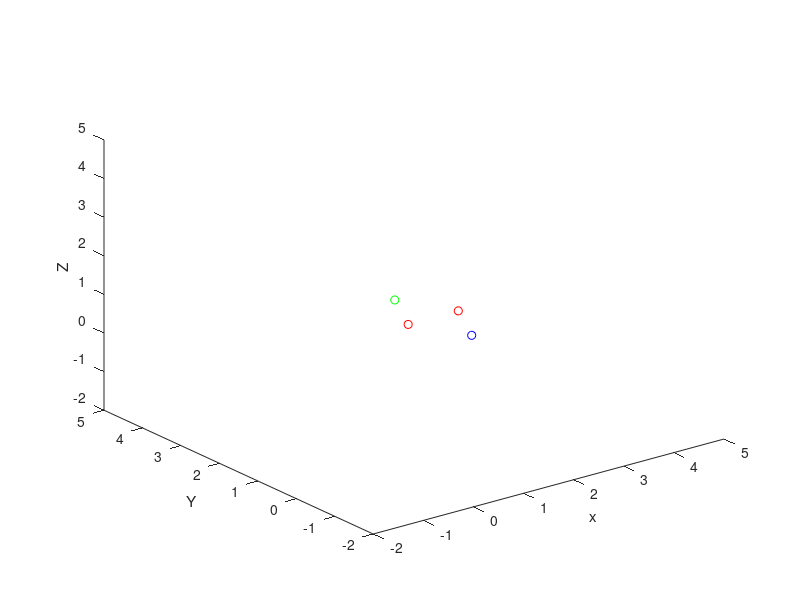

Here is the MATLAB script that generated this plot:
clear all;

% Creating four points emulating marker oriented above the plane
point1 = [1 1 1];
point2 = [2 1 1];
point3 = [1.5 2 1];
point4 = [1.5 0 1];
% point4 = [1 2 0];

% Creating four points emulating marker oriented below the plane
% point1 = [1 1 2];
% point2 = [2 1 3];
% point3 = [2 2 1];
% point4 = [1 2 0]; 

% Plotting 4 points
% figure;
plot3(point1(1),point1(2),point1(3),'or');
hold on;
plot3(point2(1),point2(2),point2(3),'or');
plot3(point3(1),point3(2),point3(3),'og');
plot3(point4(1),point4(2),point4(3),'ob');

xlabel(' x ');
ylabel(' Y ');
zlabel(' Z ');
xlim([-2 5])
ylim([-2 5])
zlim([-2 5])

% pause(8)
% run_transform = true;
% 
% if run_transform
%     % orienting the point 4 in same plane as other 3 points
% 
%     % Plane 1 = 1,2,3
%     % Creating vector between points 1 and 2
%     vec12 = point2 - point1;
%     vec12_p = [point1; point1+vec12];
%     vec12_UV = vec12./vecnorm(vec12);
%     plot3(vec12_p(:,1),vec12_p(:,2),vec12_p(:,3),'c', 'LineWidth',0.5);
% 
%     % Creating vector between points 1 and 3
%     vec13 = point3 - point1;
%     vec13_p = [point1; point1+vec13];
%     vec13_UV = vec13./vecnorm(vec13);
%     plot3(vec13_p(:,1),vec13_p(:,2),vec13_p(:,3),'c', 'LineWidth',0.5);
% 
%     % Creating vector between points 2 and 3
%     vec23 = point3 - point2;
%     vec23_p = [point2; point2+vec23];
%     vec23_UV = vec23./vecnorm(vec23);
%     plot3(vec23_p(:,1),vec23_p(:,2),vec23_p(:,3),'c', 'LineWidth',0.5);
% 
% 
%     % Plane 2 = 1,2,4
% 
%     % Creating vector between points 1 and 4
%     vec14 = point4 - point1;
%     vec14_p = [point1; point1+vec14];
%     vec14_UV = vec14./vecnorm(vec14);
%     plot3(vec14_p(:,1),vec14_p(:,2),vec14_p(:,3),'m', 'LineWidth',0.5);
% 
% 
%     % computing new axis perpendicular to the elevated plane
%     ih2 = cross(vec12_UV, vec14_UV);
%     ih2_UV = ih2./vecnorm(ih2);
%     vec1i2_p = [point1; point1+ih2];
%     plot3(vec1i2_p(:,1),vec1i2_p(:,2),vec1i2_p(:,3),'m', 'LineWidth',0.5)
%     
%      % computing new axis perpendicular to the desired plane
%     ih = cross(vec12_UV, vec13_UV);
%     ih_UV = ih./vecnorm(ih);
%     vec1i_p = [point1; point1+ih];
%     plot3(vec1i_p(:,1),vec1i_p(:,2),vec1i_p(:,3),'c', 'LineWidth',0.5)
% 
%     % Creating vector between points 2 and 4
%     vec24 = point4 - point2;
%     vec24_p = [point2; point2+vec24];
%     vec24_UV = vec24./vecnorm(vec24);
%     plot3(vec24_p(:,1),vec24_p(:,2),vec24_p(:,3),'m', 'LineWidth',0.5);
% 
%     title('Rotating plane[magenta] to align with[cyan]')
%     pause(8)
% 
%     % Computing the required angle of rotation 
%     % theta = dot(ih2, vec12_UV);
%     % theta = radtodeg(theta);
% 
%     % angle between 
%     angle3 = atan2(norm(cross(vec14_UV,vec23_UV)), dot(vec14_UV,vec23_UV));
% 
%     angle = atan2(norm(cross(ih2_UV,vec12_UV)), dot(ih2_UV,vec12_UV));
% 
%     angle2 = atan2(norm(cross(ih2_UV,ih_UV)), dot(ih2_UV,ih_UV));
% 
%     % Plotting point after rotating it by angle 
%     angle_deg = rad2deg(angle)
%     theta =  -1 * angle;
% 
%     R_X = [1 0 0; 0 cos(theta) -sin(theta); 0 sin(theta) cos(theta)];
%     R_Y = [cos(theta) 0 sin(theta) ; 0 1 0; -sin(theta) 0 cos(theta)];
%     R_Z = [cos(theta) -sin(theta) 0; sin(theta) cos(theta) 0; 0 0 1];
%     %Post Mul
% %     R_XY = [cos(theta) 0 sin(theta); sin(theta)^2 cos(theta) -sin(theta)*cos(theta); cos(theta)*sin(theta) sin(theta) cos(theta)^2];
%     %Pre Mul
%     R_XY = [cos(theta) sin(theta)^2 cos(theta)*sin(theta);  0 cos(theta) -sin(theta);  -sin(theta) cos(theta)*sin(theta) cos(theta)^2];
%     
%     % Custom rotation matrix allowing rotation only around Y co-ordinate 
%     R_only_Y = [1 0 0 ; 0 1 0; -sin(theta) 0 cos(theta)];
%     
%     point4_n = R_Y * point4';
%     % point4_new = point4+point4_n';
%     plot3(point4_n(1),point4_n(2),point4_n(3),'ok');
%     
%     % Cheating code
%     plot3(point4(1),point4(2),point4_n(3),'ok');
%     
%     % Custom Rotation marix
%     point4_n_custom = R_only_Y * point4';
%     plot3(point4_n_custom(1),point4_n_custom(2),point4_n_custom(3),'ok');
%     
%     pt = [point4(1),point4(2),point4_n(3)]
%     vec_np = pt - point1;
%     vec_np = [point1; point1+vec_np];
%     vec_np_UV = vec_np./vecnorm(vec_np);
%     plot3(vec_np(:,1),vec_np(:,2),vec_np(:,3),'m', 'LineWidth',0.5);
%     
% 
%     % ********* Plotting point after rotating it by angle3*************
%     angle3_deg = rad2deg(angle3)
%     theta =  -1 * angle3;
% 
%     R_X = [1 0 0; 0 cos(theta) -sin(theta); 0 sin(theta) cos(theta)];
%     R_Y = [cos(theta) 0 sin(theta) ; 0 1 0; -sin(theta) 0 cos(theta)];
%     R_Z = [cos(theta) -sin(theta) 0; sin(theta) cos(theta) 0; 0 0 1];
%     %Post Mul
% %     R_XY = [cos(theta) 0 sin(theta); sin(theta)^2 cos(theta) -sin(theta)*cos(theta); cos(theta)*sin(theta) sin(theta) cos(theta)^2];
%     %Pre Mul
%     R_XY = [cos(theta) sin(theta)^2 cos(theta)*sin(theta);  0 cos(theta) -sin(theta);  -sin(theta) cos(theta)*sin(theta) cos(theta)^2];
%      
%     point43_n = R_Y * point4';
%     % point43_new = point4+point43_n';
%     plot3(point43_n(1),point43_n(2),point43_n(3),'og');
%     
%     % Cheating code
%     plot3(point4(1),point4(2),point43_n(3),'oc');
% 
%     % **********Plotting point after rotating it by angle2*****************
%     angle2_deg = rad2deg(angle2)
%     theta =  -1 * angle2;
% 
%     R_X = [1 0 0; 0 cos(theta) -sin(theta); 0 sin(theta) cos(theta)];
%     R_Y = [cos(theta) 0 sin(theta) ; 0 1 0; -sin(theta) 0 cos(theta)];
%     R_Z = [cos(theta) -sin(theta) 0; sin(theta) cos(theta) 0; 0 0 1];
%     %Post Mul
% %     R_XY = [cos(theta) 0 sin(theta); sin(theta)^2 cos(theta) -sin(theta)*cos(theta); cos(theta)*sin(theta) sin(theta) cos(theta)^2];
%     %Pre Mul
%     R_XY = [cos(theta) sin(theta)^2 cos(theta)*sin(theta);  0 cos(theta) -sin(theta);  -sin(theta) cos(theta)*sin(theta) cos(theta)^2];
% 
%     point42_n = R_Y * point4';
%     % point42_new = point4+point42_n';
%     plot3(point42_n(1),point42_n(2),point42_n(3),'oy');
%     
%      % Cheating code
%     plot3(point4(1),point4(2),point42_n(3),'oc');
%     
%             
%    end
